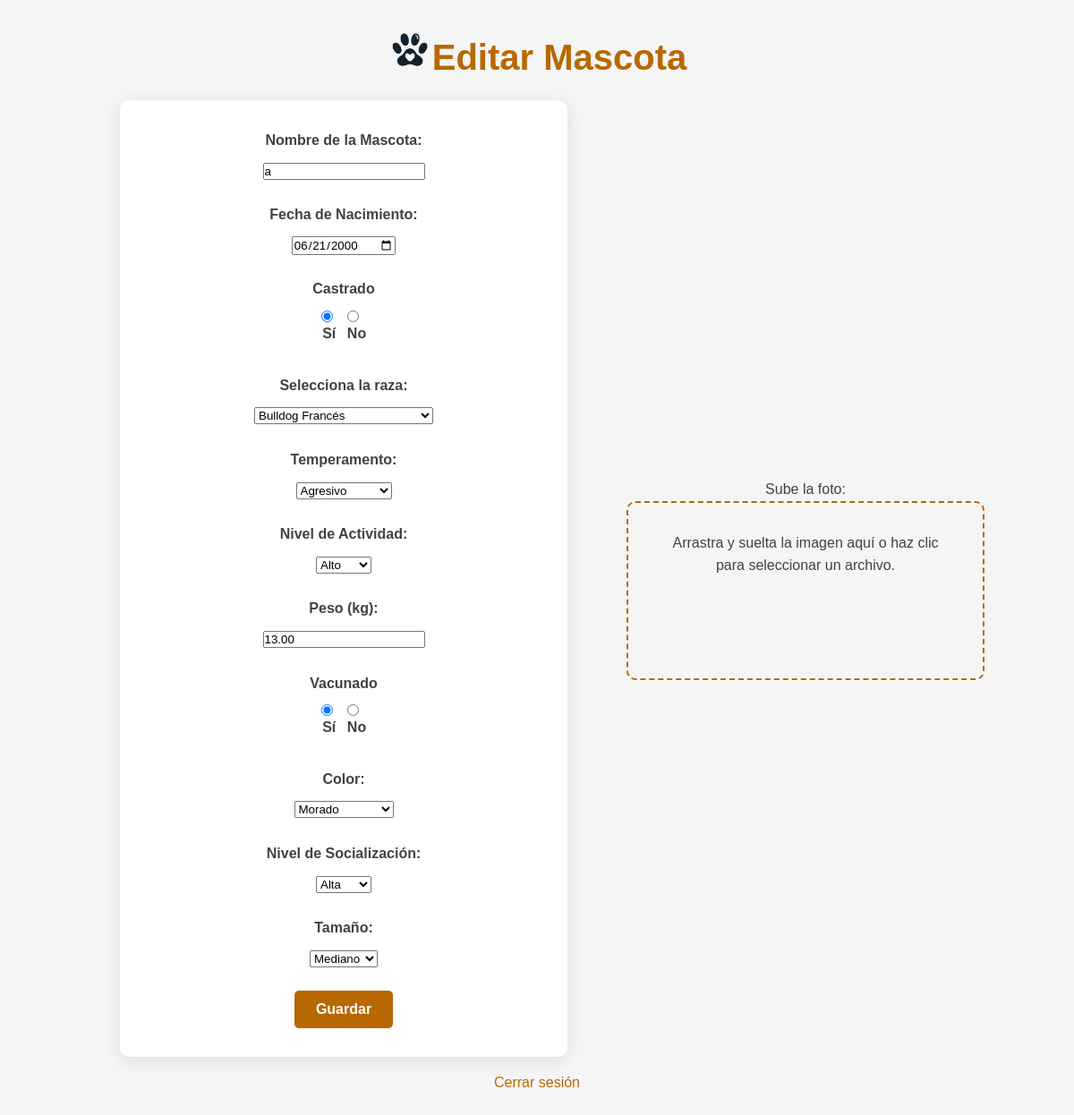
Page /usuarios/editar_mascota/1/ (signed in) on the committed database.
### mascotas/models.py (models this page shows, shortened)
class Mascota(models.Model):
    id = models.AutoField(primary_key=True)
    nombre = models.CharField(max_length=100)
    fecha_nacimiento = models.DateField(blank=True, null=True)
    foto = models.ImageField(upload_to='mascotas/', blank=True, null=True)
    dueño = models.ForeignKey('usuarios.UserProfile', on_delete=models.CASCADE, related_name="mascotas_datos")
    raza = models.CharField(
        max_length=50,
        choices=load_razas_opciones(),
        blank=False,
        null=False,
    )
    tamaño = models.CharField(
        max_length=50,
        choices=[('Pequeño', 'Pequeño'), ('Mediano', 'Mediano'), ('Grande', 'Grande')],
        blank=True,
        null=True
    )
    color = models.CharField(
        max_length=50,
        choices=[
            ('Negro', 'Negro'), ('Blanco', 'Blanco'), ('Gris', 'Gris'), ('Marrón', 'Marrón'),
            ('Amarillo', 'Amarillo'), ('Naranja', 'Naranja'), ('Beige', 'Beige'), ('Rojo', 'Rojo'),
            ('Azul', 'Azul'), ('Verde', 'Verde'), ('Pardo', 'Pardo'), ('Dorado', 'Dorado'),
            ('Plata', 'Plata'), ('Morado', 'Morado'), ('Rosado', 'Rosado'), ('Café', 'Café'),
            ('Celeste', 'Celeste'), ('Blanco y negro', 'Blanco y negro'), ('Tricolor', 'Tricolor'),
            ('Atigrado', 'Atigrado')
        ],
        blank=True,
        null=True
    )
    temperamento = models.CharField(
        max_length=50,
        choices=[
            ('Activo', 'Activo'), ('Juguetón', 'Juguetón'), ('Tranquilo', 'Tranquilo'), ('Independiente', 'Independiente'),
            ('Sociable', 'Sociable'), ('Cariñoso', 'Cariñoso'), ('Protector', 'Protector'), ('Cauteloso', 'Cauteloso'),
            ('Tímido', 'Tímido'), ('Agresivo', 'Agresivo'), ('Dominante', 'Dominante'), ('Curioso', 'Curioso'),
            ('Desobediente', 'Desobediente'), ('Obediente', 'Obediente'), ('Amigable', 'Amigable')
        ],
        blank=True,
        null=True
    )
    nivel_actividad = models.CharField(
        max_length=50,
        choices=[('Bajo', 'Bajo'), ('Medio', 'Medio'), ('Alto', 'Alto')],
        blank=True,
        null=True
    )
    peso = models.DecimalField(max_digits=5, decimal_places=2, blank=True, null=True)
    nivel_socializacion = models.CharField(
        max_length=50,
        choices=[('Alta', 'Alta'), ('Media', 'Media'), ('Baja', 'Baja')],
        blank=True,
        null=True
    )
    vacunado = models.BooleanField(default=False)
    castrado = models.BooleanField(default=False)  # Este campo indica si la mascota está castrada

### usuarios/views.py (the view)
# urls.py: path('editar_mascota/<int:mascota_id>/', views.editar_mascota, name='editar_mascota'),
@login_required
def editar_mascota(request, mascota_id):
    mascota = get_object_or_404(Mascota, id=mascota_id, dueño=request.user.userprofile)  # Filtrar por usuario
    if request.method == 'POST':
        mascota_form = MascotaForm(request.POST, request.FILES, instance=mascota)
        if mascota_form.is_valid():
            mascota_form.save()
            messages.success(request, 'Mascota actualizada correctamente.')
            return redirect('perfil')  # Redirigir al perfil después de guardar
    else:
        mascota_form = MascotaForm(instance=mascota)
    return render(request, 'editar_mascota.html', {'mascota_form': mascota_form})

### usuarios/templates/editar_mascota.html (shortened to what this page needs)
{% load static %}
<!DOCTYPE html>
<html lang="es">
<head>
    <link rel="stylesheet" type="text/css" href="{% static 'registro/crear_mascota.css' %}">
    <link rel="stylesheet" href="https://cdnjs.cloudflare.com/ajax/libs/sweetalert/1.1.3/sweetalert.min.css">
</head>
<body>
    <div class="header">
        <img src="{% static 'Pawmeet.png' %}" alt="Logo" class="logo">
        <h1>Editar Mascota</h1>
    </div>
    <div class="formulario-y-dropzone-contenedor">
        <form method="POST" enctype="multipart/form-data">
            <div class="form-container">
                <div class="form-field">
                    {{ mascota_form.nombre.label_tag }}
                    {{ mascota_form.nombre }}
                </div>
                <div class="form-field">
                    {{ mascota_form.fecha_nacimiento.label_tag }}
                    {{ mascota_form.fecha_nacimiento }}
                </div>
                <div class="form-field">
                    <label for="id_castrado">Castrado</label>
                    <div class="radio-inline">
                        {{ mascota_form.castrado }}
                    </div>
                </div>
                <div class="form-field">
                    <label for="id_raza">Selecciona la raza:</label>
                    {{ mascota_form.raza }}
                </div>
                <div class="form-field">
                    {{ mascota_form.temperamento.label_tag }}
                    {{ mascota_form.temperamento }}
                </div>
                <div class="form-field">
                    {{ mascota_form.nivel_actividad.label_tag }}
                    {{ mascota_form.nivel_actividad }}
                </div>
                <div class="form-field">
                    {{ mascota_form.peso.label_tag }}
                    {{ mascota_form.peso }}
                </div>
                <div class="form-field">
                    <label for="id_vacunado">Vacunado</label>
                    <div class="radio-inline">
                        {{ mascota_form.vacunado }}
                    </div>
                </div>
                <div class="form-field">
                    {{ mascota_form.color.label_tag }}
                    {{ mascota_form.color }}
                </div>
                <div class="form-field">
                    {{ mascota_form.nivel_socializacion.label_tag }}
                    {{ mascota_form.nivel_socializacion }}
                </div>
                <div class="form-field">
                    {{ mascota_form.tamaño.label_tag }}
                    {{ mascota_form.tamaño }}
                </div>
            </div>
            <button type="submit">Guardar</button>
        </form>
        <div class="dropzone-contenedor">
            <label for="id_foto">Sube la foto:</label>
            <div class="dropzone" id="dropzone" style="width: 100%; height: 200px; position: relative; text-align: center;">
                <div>Arrastra y suelta la imagen aquí o haz clic para seleccionar un archivo.</div>
            </div>
        </div>
    </div>
    <footer>
        <a href="{% url 'logout' %}">Cerrar sesión</a>
    </footer>
</body>
</html>

### usuarios/static/registro/crear_mascota.css (style rules this page uses)
:root { --primary-color: #b86800; --secondary-color: #e38000; --text-color: #424242; --light-gray: #f5f5f5; --white: #ffffff; }
* { margin: 0; padding: 0; box-sizing: border-box; font-family: Arial, sans-serif; }
body { line-height: 1.6; color: var(--text-color); background-color: var(--light-gray); padding: 2rem; text-align: center; }
.header { display: flex; align-items: center; justify-content: center; margin-bottom: 0.5rem; }
.header h1 { font-size: 2.5rem; color: var(--primary-color); margin-bottom: 0.5rem; }
.logo { width: 50px; height: auto; margin-right: 0px; margin-top: -25px; }
h1 { font-size: 2.5rem; color: var(--primary-color); margin-bottom: 1.5rem; }
form { background: var(--white); padding: 2rem; border-radius: 10px; box-shadow: 0 4px 20px rgba(0, 0, 0, 0.1); width: 50%; max-width: 600px; margin: 0 auto; }
form .form-field { margin-bottom: 1.5rem; }
form .form-field label { display: block; font-weight: 600; margin-bottom: 0.5rem; }
.dropzone { width: 100%; height: 200px; padding: 2rem; border: 2px dashed var(--primary-color); border-radius: 10px; background-color: var(--light-gray); text-align: center; color: var(--text-color); cursor: pointer; transition: background-color 0.3s ease, border-color 0.3s ease; }
.radio-inline { display: flex; justify-content: center; gap: 0.7rem; margin-top: 0.1rem; }
.radio-inline input[type="radio"] { margin-right: 0.3rem; }
button[type="submit"] { background: var(--primary-color); color: var(--white); border: none; padding: 0.75rem 1.5rem; border-radius: 5px; font-size: 1rem; font-weight: 600; cursor: pointer; transition: background 0.3s ease, transform 0.3s ease; }
a { display: block; margin-top: 1rem; color: var(--primary-color); text-decoration: none; }
.formulario-y-dropzone-contenedor { display: flex; justify-content: center; align-items: center; gap: 2rem; margin: 0 auto; max-width: 1000px; }
.dropzone-contenedor { width: 40%; }

### rows in the picture
Mascota: nombre "a", fecha_nacimiento "06/21/2000", castrado "☑ Sí ☐ No", raza "Bulldog Francés", temperamento "Agresivo", nivel_actividad "Alto", peso "13.00", vacunado "☑ Sí ☐ No", color "Morado", nivel_socializacion "Alta", tamaño "Mediano"

### other values in the picture
{{ mascota_form.nombre.label_tag }} "Nombre de la Mascota:"
{{ mascota_form.fecha_nacimiento.label_tag }} "Fecha de Nacimiento:"
{{ mascota_form.temperamento.label_tag }} "Temperamento:"
{{ mascota_form.nivel_actividad.label_tag }} "Nivel de Actividad:"
{{ mascota_form.peso.label_tag }} "Peso (kg):"
{{ mascota_form.color.label_tag }} "Color:"
{{ mascota_form.nivel_socializacion.label_tag }} "Nivel de Socialización:"
{{ mascota_form.tamaño.label_tag }} "Tamaño:"
